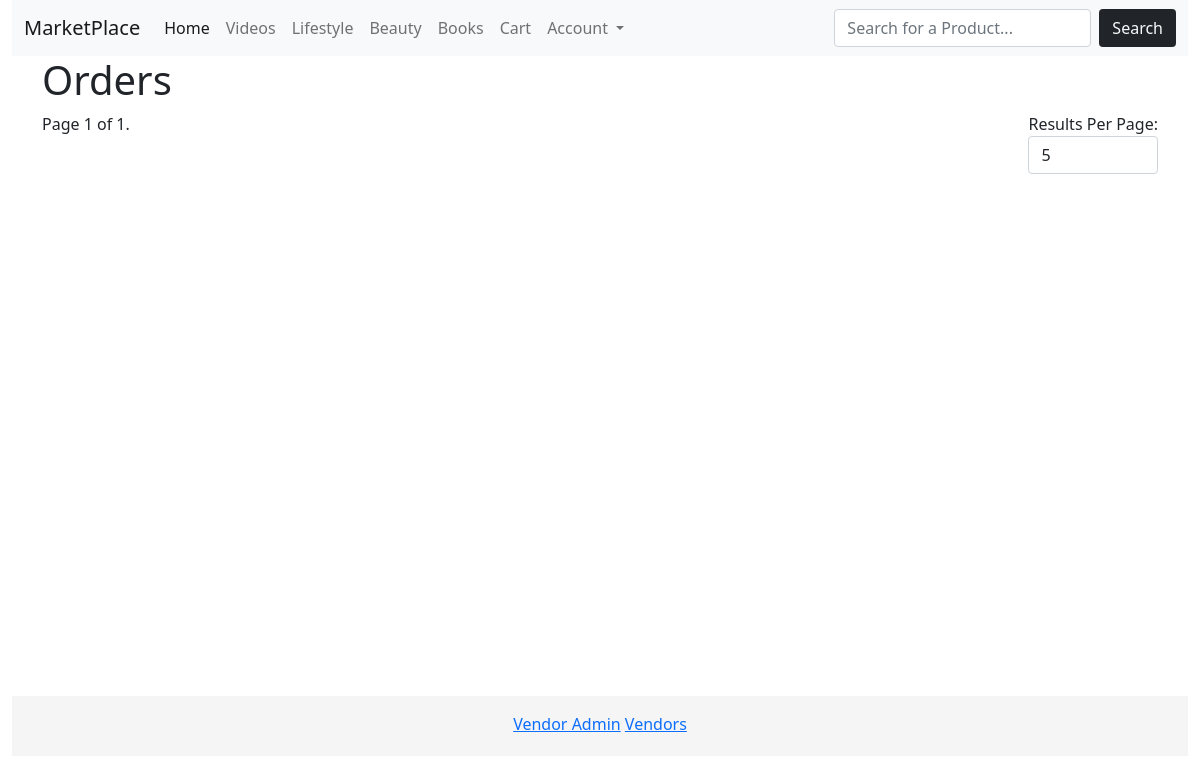
The page /orders/orders/ (signed in) on the database as committed earlier.
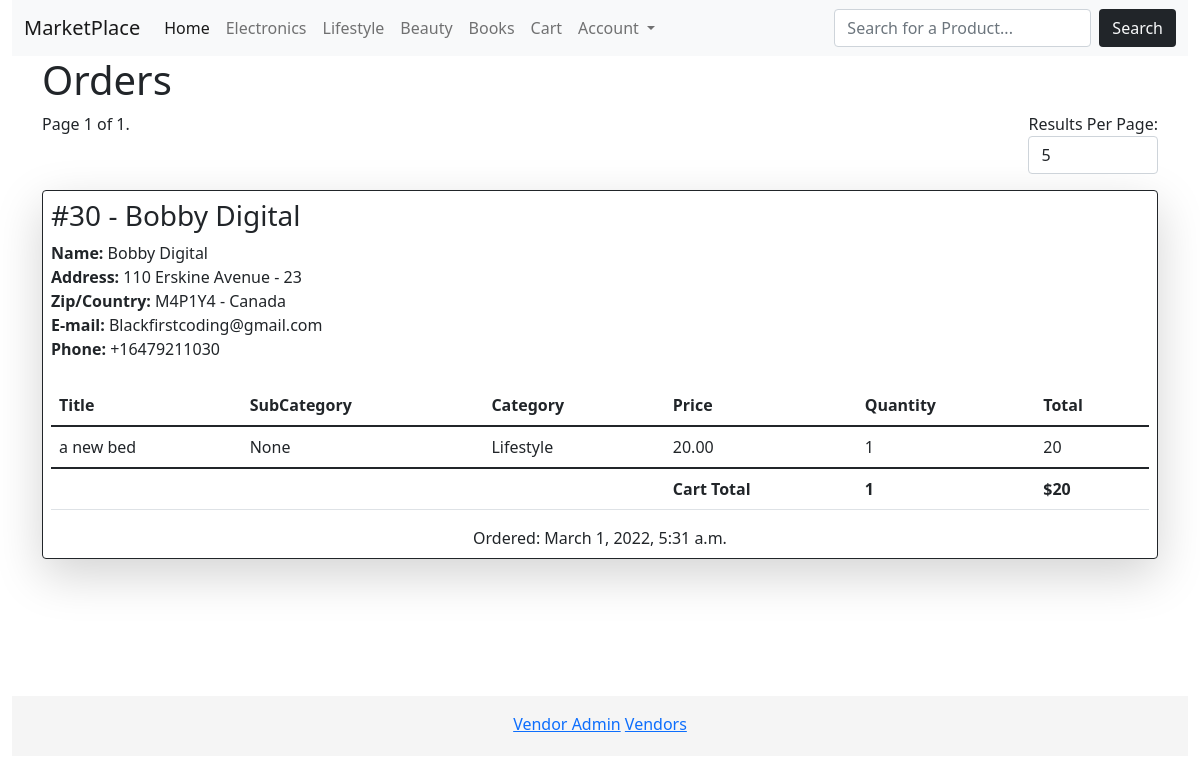
The same page on the database as committed later.
### product/models.py (models this page shows, shortened)
class Category(models.Model):
	title = models.CharField(max_length=255)
	slug = models.SlugField(max_length=255)
	ordering = models.IntegerField(default=0)
	class Meta:
		ordering = ['ordering']
	def __str__(self):
		return self.title

class Product(models.Model):
	category = models.ForeignKey(Category, related_name='products', on_delete=models.CASCADE,blank=True, null=True)
	subcategory = models.ForeignKey(SubCategory, related_name='products', on_delete=models.CASCADE,blank=True, null=True)
	vendor = models.ForeignKey(Vendor, related_name = 'products', on_delete=models.CASCADE)
	title = models.CharField(max_length=255)
	slug = models.SlugField(max_length=255)
	description = models.TextField(blank=True, null=True)
	price = models.DecimalField(max_digits=6, decimal_places=2)
	created = models.DateTimeField(auto_now=True, auto_now_add=False)
	date_added = models.DateTimeField(auto_now_add=True, auto_now=False)
	image = models.ImageField(upload_to='uploads/', blank=True,null=True)
	thumbnail = models.ImageField(upload_to='uploads/', blank=True, null=True)
	class Meta:
		ordering = ['-date_added']

### order/models.py (models this page shows, shortened)
class Order(models.Model):
	first_name = models.CharField(max_length=50)
	last_name = models.CharField(max_length=50)
	email = models.EmailField(max_length=50)
	phone = PhoneField()
	address1 = models.CharField(max_length=100)
	address2 = models.CharField(max_length=100)
	state = models.CharField(max_length=30)
	zipcode = models.CharField(max_length=6 )
	city = models.CharField(max_length=30)
	country = models.CharField(max_length=30)
	confirmed = models.BooleanField(default=False)
	created_at = models.DateTimeField(auto_now_add=True, auto_now=False)
	paid_amount = models.DecimalField(max_digits=8, decimal_places=2)
	vendors = models.ManyToManyField(Vendor,related_name="orders")
	user = models.ForeignKey(User,related_name='orders',on_delete=models.CASCADE, blank=True, null=True)
	pay_option = models.CharField(max_length=10)
	invoice_id = models.CharField(max_length=30)
	class Meta:
		ordering = ['-created_at']
	@property
	def get_cart_total(self):
		orderitems = self.items.all()
		total = sum([item.get_total_price() for item in orderitems])
		return total
	@property
	def get_cart_items(self):
		orderitems = self.items.all()
		total = sum([item.quantity for item in orderitems])
		return total

class OrderItem(models.Model):
	order = models.ForeignKey(Order, related_name="items", on_delete=models.CASCADE)
	product = models.ForeignKey(Product,related_name="items", on_delete=models.CASCADE)
	vendor = models.ForeignKey(Vendor, related_name="items", on_delete=models.CASCADE)
	vendor_paid = models.BooleanField(default=False)
	price = models.DecimalField(max_digits=8, decimal_places=2)
	quantity = models.IntegerField(default=1)
	def get_total_price(self):
		return int(self.price * self.quantity)

### order/views.py (the view)
# urls.py: path('orders/', views.cxOrders, name='cxOrders'),
@login_required
def cxOrders(request):
	orders = Order.objects.filter(user=request.user)
	perPage = request.GET.get('perPage',5)
	resForm = ResultForm(initial={'perPage':perPage})
	paginator = Paginator(orders,perPage)
	page_number = request.GET.get('page')
	page_obj = paginator.get_page(page_number)
	context = {
				'page_obj':page_obj,
				'resForm':resForm,
				}
	return render(request, 'order/cx_orders.html', context)

### cart/forms.py
class ResultForm(forms.Form):
	perPage = forms.MultipleChoiceField(choices=((5, ("5")),
	                                        (10, ("10")),
	                                        (25, ("25")),
	                                        (50, ("50")),
	                                        (100, ("100"))),
	                                required=False, label='Results Per Page:',
	                                widget = forms.Select(attrs = {'onchange' : "Result();"}))

### cart/cart.py (called while the page is built)
	def __len__(self):
		return sum(item['quantity'] for item in self.cart.values())

### cart/context_processors.py (called while the page is built)
def cart(request):
	return ({'cart':Cart(request)})

### product/context_processors.py (called while the page is built)
def menu_categories(request):
	categories = Category.objects.all()
	return {'menu_categories':categories}

def vendor_categories(request):
	pattern = r"\/vendors\/(\d+)"
	result = re.match(pattern, request.path)
	if result:
		print(result, result.group())
		vendor = result.group(1)
		print(vendor)
		vendor_categories = SubCategory.objects.filter(vendor=vendor)
		print(vendor_categories)
		return {'vendor_categories':vendor_categories}
	else:
		return {'vendor_categories':''}

### order/templates/order/cx_orders.html (shortened to what this page needs)
{% extends 'site/main.html' %}
{% load crispy_forms_tags %}
{% block content %}
<h1 class="Display-4"> Orders </h1>
<div class="d-flex justify-content-between">
	<div class="pagination">
	    <span class="step-links">
				        <span class="current d-flex justify-content-end">
	            Page {{ page_obj.number }} of {{ page_obj.paginator.num_pages }}.
	        </span>
	    </span>
	</div>
    <div class="d-flex justify-content-end">
    	    <form id="results" method="GET" action="">
        		{{ resForm|crispy }}
        	</form>
    </div>
</div>
{% for order in page_obj %}
	{% include 'order/cx_orderComponent.html' %}
{% endfor %}
{% endblock %}

### base/templates/site/navbar.html (shortened to what this page needs)
<nav class="navbar navbar-expand-lg navbar-light bg-light">
  <div class="container-fluid">
    <a class="navbar-brand" href="/">MarketPlace</a>
    <div class="collapse navbar-collapse" id="navbarNav">
      <ul class="navbar-nav me-auto mb-2 mb-lg-0">
        <li class="nav-item">
          <a class="nav-link active" aria-current="page" href="/">Home</a>
        </li>
        {% for category in menu_categories %}
        <li class="nav-item">
          <a class="nav-link" href="{% url 'productCategory' category.slug %}">{{category}}</a>
        </li>
        {% endfor %}
        <li class="nav-item">
          <a href="{% url 'cart' %}" class="nav-link">Cart{% if cart %}({{cart|length}}){% endif %}</a>
        </li>
          <li class="nav-item dropdown">
          <a class="nav-link dropdown-toggle" href="#" id="navbarDarkDropdownMenuLink" role="button" data-bs-toggle="dropdown" aria-expanded="false">
            Account
          </a>
        </li>
      </ul>
        <form class="d-flex"method="GET" action="{% url 'search' %}">
            <input class="form-control me-2" type="text" class="input" placeholder="Search for a Product..." name="query">
            <button class="btn bg-dark text-light" type="submit" >Search</button>
        </form>
    </div>
  </div>
</nav>

### order/templates/order/cx_orderComponent.html
  <div class="{% if order.fully_paid %}bg-success{% else %}bg-mute{% endif %} border border-1 border-dark shadow-lg rounded my-3 p-2">
        <div class="row">
          <div class="col">
            <h3>#{{order.id}} - {{order.first_name}} {{order.last_name}}</h3>
          </div>
          <div>
            <b>Name: </b>{{order.first_name}} {{order.last_name}}
            <br>
            <b>Address: </b>{{order.address1}} - {{order.address2}}
            <br>
            <b>Zip/Country: </b>{{order.zipcode}} - {{order.country}}
            <br>
            <b>E-mail: </b>{{order.email}}
            <br>
            <b>Phone: </b>{{order.phone}}
            <div class="table-responsive">
              <table class="table mt-4">
                <thead>
                  <tr>
                    <th scope="col">Title</th>
                    <th scope="col">SubCategory</th>
                    <th scope="col">Category</th>
                    <th scope="col">Price</th>
                    <th scope="col">Quantity</th>
                    <th scope="col">Total</th>
                  </tr>
                </thead>
                <tbody>
                  {% for item in order.items.all %}
                    <tr>
                        <td>{{item.product.title}}</td>
                        <td>{{item.product.subcategory}}</td>
                        <td>{{item.product.category}}</td>
                        <td>{{item.product.price}}</td>
                        <td>{{item.quantity}}</td>
                        <td>{{item.get_total_price}}</td>
                      </tr>
                  {% endfor %}
                </tbody>
               <tfoot>
            <tr>
             <td></td>
              <td></td>
              <td></td>
              <td><strong>Cart Total</strong></td>
              <td><strong>{{ order.get_cart_items }}</strong></td>
              <td colspan="2"><strong>${{ order.get_cart_total }}</strong></td>
            </tr>
          </tfoot>
              </table>
            </div>
            <span class="d-flex justify-content-center">Ordered: {{order.created_at}}</span>
          </div>
        </div>
      </div>

Rows that differ between the two databases and show on the page:
removed Category: title "Videos"
added Category: title "Electronics"
added Order: id "30", first_name "Bobby", last_name "Digital", address1 "110 Erskine Avenue", address2 "23", zipcode "M4P1Y4", country "Canada", email "Blackfirstcoding@gmail.com", phone "+16479211030", get_cart_items "1", get_cart_total "20", created_at "March 1, 2022, 5:31 a.m."
added OrderItem: product "a new bed", product.subcategory "None", product.category "Lifestyle", product.price "20.00", quantity "1", get_total_price "20"
